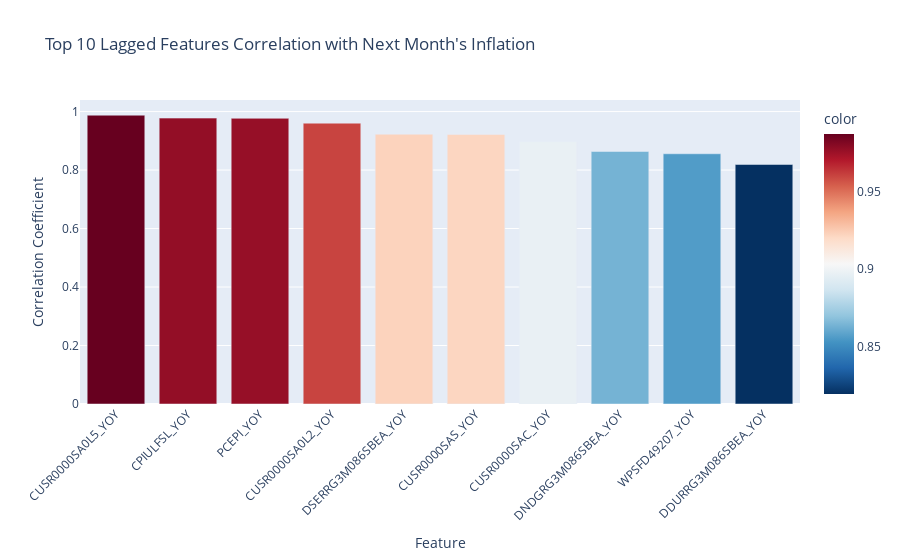

Notebook source saved alongside this figure:
### Code cell
import plotly.express as px

# Get top 10 features
top10_features = corr_df.head(10)["feature"].to_list()
top10_corrs = corr_df.head(10)["correlation"].to_list()

# Create bar chart
fig = px.bar(
    x=top10_features, 
    y=top10_corrs,
    title="Top 10 Lagged Features Correlation with Next Month's Inflation",
    labels={'x': 'Feature', 'y': 'Correlation Coefficient'},
    color=top10_corrs,
    color_continuous_scale=px.colors.diverging.RdBu_r
)

fig.update_layout(xaxis_tickangle=-45)
fig.show()

### Figure 1 — Plotly figure (JSON) as saved in the notebook; plotly's stock layout.template omitted (floating-point values rounded to 4 significant figures)
{"data": [{"alignmentgroup": "True", "hovertemplate": "Feature=%{x}<br>Correlation Coefficient=%{y}<br>color=%{marker.color}<extra></extra>", "legendgroup": "", "marker": {"color": [0.9876, 0.9777, 0.977, 0.9604, 0.9227, 0.9218, 0.8971, 0.8635, 0.8557, 0.8191], "coloraxis": "coloraxis", "pattern": {"shape": ""}}, "name": "", "offsetgroup": "", "orientation": "v", "showlegend": false, "textposition": "auto", "type": "bar", "x": ["CUSR0000SA0L5_YOY", "CPIULFSL_YOY", "PCEPI_YOY", "CUSR0000SA0L2_YOY", "DSERRG3M086SBEA_YOY", "CUSR0000SAS_YOY", "CUSR0000SAC_YOY", "DNDGRG3M086SBEA_YOY", "WPSFD49207_YOY", "DDURRG3M086SBEA_YOY"], "xaxis": "x", "y": [0.9876, 0.9777, 0.977, 0.9604, 0.9227, 0.9218, 0.8971, 0.8635, 0.8557, 0.8191], "yaxis": "y"}], "layout": {"barmode": "relative", "coloraxis": {"colorbar": {"title": {"text": "color"}}, "colorscale": [[0, "rgb(5,48,97)"], [0.1, "rgb(33,102,172)"], [0.2, "rgb(67,147,195)"], [0.3, "rgb(146,197,222)"], [0.4, "rgb(209,229,240)"], [0.5, "rgb(247,247,247)"], [0.6, "rgb(253,219,199)"], [0.7, "rgb(244,165,130)"], [0.8, "rgb(214,96,77)"], [0.9, "rgb(178,24,43)"], [1, "rgb(103,0,31)"]]}, "legend": {"tracegroupgap": 0}, "title": {"text": "Top 10 Lagged Features Correlation with Next Month's Inflation"}, "xaxis": {"anchor": "y", "domain": [0, 1], "tickangle": -45, "title": {"text": "Feature"}}, "yaxis": {"anchor": "x", "domain": [0, 1], "title": {"text": "Correlation Coefficient"}}}}
